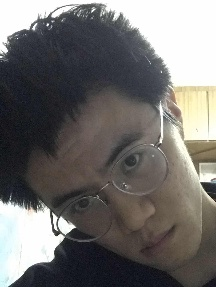
//> input picture imgs/face.jpg, 216 x 287 px
$ ./t28-31_more_face_align   (built with g++ and OpenCV 4)
//> lines starting //> are read from the running program, lines starting //| are printed output that depends on the picture
### common.h
#pragma once
#include <math.h>
#include "opencv2/imgproc/imgproc.hpp"
// [199 lines left out: functions ToGray, ZeroPadding, ZeroPadding_Gray, Conv_Gray, Conv, Conv_Gray_HD and 4 more, not called in this run]

inline bool val_in(int x, int min, int max){
    if(x>=min && x<=max){
        return true;
    }
    else{
        return false;
    }
}

// [98 lines left out: functions CalHist, DisplayHist, CalAccHist, Hist, hist_equalize, not called in this run]

cv::Mat Affine(cv::Mat img, double a, double b, double c, double d, double tx, double ty, int want_height=0, int want_width=0){
    //适用于平移和缩放的affine
    //a,b,c,d,tx,ty为仿射变换矩阵的参数
    /*
    变换矩阵：Aff=
    [[a, b, tx],
     [c, d, ty],
     [0, 0, 1]]
    原始坐标 P = (x, y, 1)^T
    变换后坐标 P' = (x', y', 1)^T
    P' = Aff * P
    实现上用反变换，即P = Aff^-1 * P'
    */
    int height = img.rows;
    int width = img.cols;
    int channel = img.channels();
    int ori_i, ori_j;
    int out_height;
    int out_width;
    if(want_height==0){
        out_height = height * d;
    }
    else{
        out_height = want_height;
    }
    if(want_width==0){
        out_width = width * a;
    }
    else{
        out_width = want_width;
    }
    double det = a*d - b*c;
    cv::Mat out = cv::Mat::zeros(out_height, out_width, CV_8UC3);
    for(int i=0;i<out_height;i++){
        for(int j=0;j<out_width;j++){
            //ori_i = (-c*j + a*i)/det - ty;
            //ori_j = (d*j - b*i)/det - tx;
            ori_i = (-c*j + a*i + c*tx - a*ty)/det; //官方教程给的是不对的，应该先求出来整体的仿射变换逆矩阵，教程给的方法对变换顺序敏感
            ori_j = (d*j - b*i + b*ty - d*tx)/det;
            if(val_in(ori_i, 0, height-1) && val_in(ori_j, 0, width-1)){
                for(int c=0;c<channel;c++){
                    out.at<cv::Vec3b>(i, j)[c] = img.at<cv::Vec3b>(ori_i, ori_j)[c];
                }
            }
        }
    }
    return out;
}

// [158 lines left out: function Canny, not called in this run]

### t28-31_more_face_align.cpp
//应用仿射变换做人脸对齐
//这一部分的矩阵运算操作直接调用了opencv的库函数，自己实现一遍也可以，只是很繁琐
//关键点使用了cv::Point类表示
#include <opencv2/core.hpp>
#include <opencv2/highgui.hpp>
#include "common.h"
#include <iostream>
#include <math.h>
using namespace std;

cv::Mat Face_Align_Affine(cv::Mat img, cv::Point* lmks, cv::Point* standard_lmks, int out_size, int lmk_num=5){
    cv::Mat X = cv::Mat::zeros(lmk_num*2, 4, CV_64FC1);
    cv::Mat Y = cv::Mat::zeros(lmk_num*2, 1, CV_64FC1);
    cv::Mat A;
    for(int i=0;i<lmk_num;i++){
        Y.at<double>(i*2,0) = standard_lmks[i].x;
        Y.at<double>(i*2+1,0) = standard_lmks[i].y;
        X.at<double>(i*2,0) = lmks[i].x;
        X.at<double>(i*2,1) = -lmks[i].y;
        X.at<double>(i*2,2) = 1;
        X.at<double>(i*2,3) = 0;
        X.at<double>(i*2+1,0) = lmks[i].y;
        X.at<double>(i*2+1,1) = lmks[i].x;
        X.at<double>(i*2+1,2) = 0;
        X.at<double>(i*2+1,3) = 1;
    }
    A = (X.t()*X).inv()*X.t()*Y;
    double sc, ss, tx, ty;
    sc = A.at<double>(0,0);
    ss = A.at<double>(1,0);
    tx = A.at<double>(2,0);
    ty = A.at<double>(3,0);
    cout<<"align_matrix: a: "<<sc<<" b: "<<-ss<<" c: "<<ss<<" d: "<<sc<<" tx: "<<tx<<" ty: "<<ty<<endl;
    return Affine(img, sc,-ss,ss,sc,tx,ty,out_size,out_size);
}

cv::Mat face_align(cv::Mat img, cv::Point* lmks, cv::Point* standard_lmks, int out_size, int lmk_num=5){
    //Affine调用的库函数，仅此而已的区别，而且似乎并没有自己实现的快多少
    cv::Mat X = cv::Mat::zeros(lmk_num*2, 4, CV_64FC1);
    cv::Mat Y = cv::Mat::zeros(lmk_num*2, 1, CV_64FC1);
    cv::Mat A;
    for(int i=0;i<lmk_num;i++){
        Y.at<double>(i*2,0) = standard_lmks[i].x;
        Y.at<double>(i*2+1,0) = standard_lmks[i].y;
        X.at<double>(i*2,0) = lmks[i].x;
        X.at<double>(i*2,1) = -lmks[i].y;
        X.at<double>(i*2,2) = 1;
        X.at<double>(i*2,3) = 0;
        X.at<double>(i*2+1,0) = lmks[i].y;
        X.at<double>(i*2+1,1) = lmks[i].x;
        X.at<double>(i*2+1,2) = 0;
        X.at<double>(i*2+1,3) = 1;
    }
    A = (X.t()*X).inv()*X.t()*Y;
    double sc, ss, tx, ty;
    sc = A.at<double>(0,0);
    ss = A.at<double>(1,0);
    tx = A.at<double>(2,0);
    ty = A.at<double>(3,0);
    cout<<"align_matrix: a: "<<sc<<" b: "<<-ss<<" c: "<<ss<<" d: "<<sc<<" tx: "<<tx<<" ty: "<<ty<<endl;
    double Mm[2][3]={
        {sc,-ss,tx},
        {ss,sc,ty},
    };
    cv::Mat M(2,3,CV_64FC1,Mm);
    cv::Mat out;
    cv::warpAffine(img, out, M, cv::Size(out_size,out_size));
    cv::Mat out_ = out.clone();
    return out_;
}
int main(){
    cv::Mat img = cv::imread("../imgs/face.jpg", cv::IMREAD_COLOR);
//> img is the input picture: 287 rows x 216 cols, CV_8UC3; mean B, G, R 109, 110.8, 112.9
    cv::Point lmks[5];
    cv::Point slmks[5];
    lmks[0] = cv::Point(83,202);
    lmks[1] = cv::Point(131,159);
    lmks[2] = cv::Point(135,223);
    lmks[3] = cv::Point(141,250);
    lmks[4] = cv::Point(172,224);
    slmks[0] = cv::Point(37,50);
    slmks[1] = cv::Point(73,50);
    slmks[2] = cv::Point(56,71);
    slmks[3] = cv::Point(42,93);
    slmks[4] = cv::Point(71,93); // 112*112模板的标注landmark
    cv::Mat out = Face_Align_Affine(img, lmks, slmks, 112);
//> in Face_Align_Affine, `A = (X.t()*X).inv()*X.t()*Y;`: A = [0.438, 0.366, 75.37, -69.74]
//> in Face_Align_Affine, `sc = A.at<double>(0,0);`: sc = 0.438
//> in Face_Align_Affine, `ss = A.at<double>(1,0);`: ss = 0.366
//> in Face_Align_Affine, `tx = A.at<double>(2,0);`: tx = 75.37
//> in Face_Align_Affine, `ty = A.at<double>(3,0);`: ty = -69.74
//| align_matrix: a: 0.437761 b: -0.366382 c: 0.366382 d: 0.437761 tx: 75.3668 ty: -69.7392
//> in Affine, `double det = a*d - b*c;`: det = 0.326
//> the loop in Affine, `for(int i=0;i<out_height;i++)` made 112 passes
//> (ori_i, ori_j) on passes 1 to 12: (53, 126), (54, 127), (56, 128), (57, 129), (58, 130), (60, 131), (61, 133), (63, 134), (64, 135), (65, 136), (67, 137), (68, 138)
//> after the loop in Affine, `for(int i=0;i<out_height;i++)`:
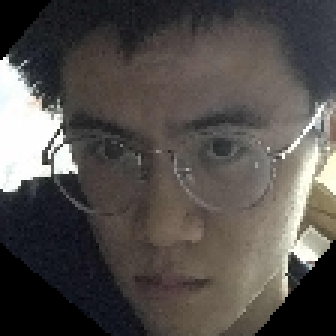
//> out: 112 rows x 112 cols, CV_8UC3 (shown 3 times larger); mean B, G, R 75.9, 79, 83.2
//> after the loop in Affine, `for(int i=0;i<out_height;i++)`: ori_i = 202; ori_j = 251
    //cv::Mat out = face_align(img, lmks, slmks, 112);
    cv::imshow("align_face", out);
    cv::waitKey(0);
    cv::destroyAllWindows();
}

$ run again, with imgs/ball.jpg copied over imgs/face.jpg
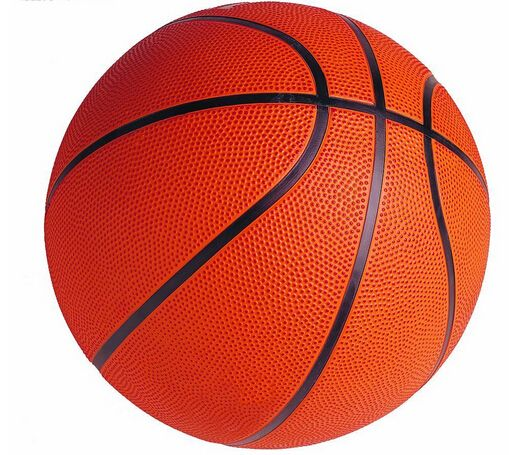
//> input picture imgs/ball.jpg, 509 x 455 px
//> img is the input picture: 455 rows x 509 cols, CV_8UC3; mean B, G, R 105.5, 121.2, 212.9
//> A = [0.438, 0.366, 75.37, -69.74]
//> sc = 0.438
//> ss = 0.366
//> tx = 75.37
//> ty = -69.74
//| align_matrix: a: 0.437761 b: -0.366382 c: 0.366382 d: 0.437761 tx: 75.3668 ty: -69.7392
//> det = 0.326
//> the loop in Affine, `for(int i=0;i<out_height;i++)` made 112 passes
//> (ori_i, ori_j) on passes 1 to 8: (53, 126), (54, 127), (56, 128), (57, 129), (58, 130), (60, 131), (61, 133), (63, 134)
//> after the loop in Affine, `for(int i=0;i<out_height;i++)`:
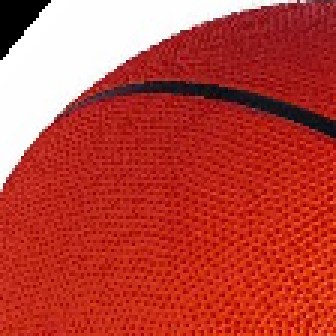
//> out: 112 rows x 112 cols, CV_8UC3 (shown 3 times larger); mean B, G, R 58.4, 67.9, 187.9
//> after the loop in Affine, `for(int i=0;i<out_height;i++)`: ori_i = 202; ori_j = 251
